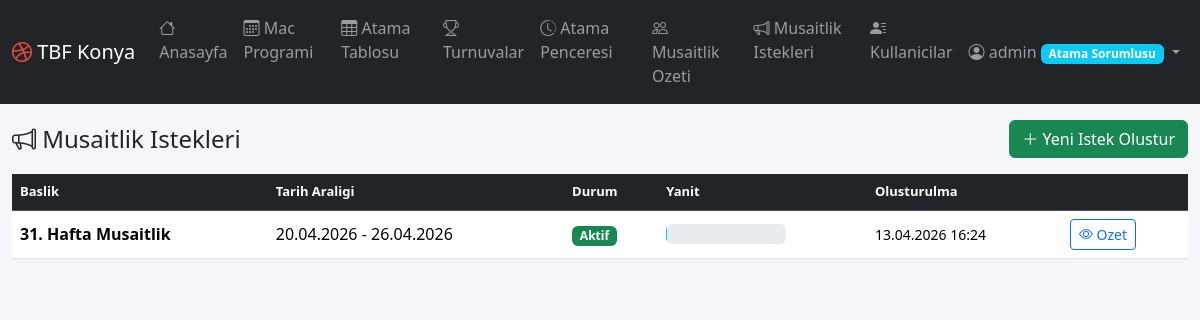
/musaitlik/istek/ (signed in), run on the app's committed database.
### core/models.py (models this page shows, shortened)
class UserProfile(models.Model):
    ROLE_CHOICES = [
        ('hakem', 'Hakem'),
        ('masa_gorevlisi', 'Masa Gorevlisi'),
        ('gozlemci', 'Gozlemci'),
        ('atama_sorumlusu', 'Atama Sorumlusu'),
        ('il_temsilcisi', 'Il Temsilcisi'),
    ]
    CLASSIFICATION_CHOICES = [
        ('A', 'A Klasman'),
        ('B', 'B Klasman'),
        ('C', 'C Klasman'),
        ('il', 'Il Hakemi'),
        ('aday', 'Aday Hakem'),
        ('', 'Belirsiz'),
    ]
    CLASSIFICATION_ORDER = {'A': 0, 'B': 1, 'C': 2, 'il': 3, 'aday': 4, '': 5}
    user = models.OneToOneField(User, on_delete=models.CASCADE, related_name='profile')
    role = models.CharField(max_length=20, choices=ROLE_CHOICES)
    phone = models.CharField(max_length=20, blank=True)
    is_active_official = models.BooleanField(default=True)
    classification = models.CharField(
        max_length=10, blank=True, choices=CLASSIFICATION_CHOICES,
        verbose_name='Klasman', help_text='Sadece hakemler icin gecerlidir'
    )
    class Meta:
        verbose_name = 'Kullanici Profili'
        verbose_name_plural = 'Kullanici Profilleri'

class AvailabilityRequest(models.Model):
    title = models.CharField(max_length=200, verbose_name='Baslik')
    description = models.TextField(blank=True, verbose_name='Aciklama')
    start_date = models.DateField(null=True, blank=True, verbose_name='Baslangic Tarihi')
    end_date = models.DateField(null=True, blank=True, verbose_name='Bitis Tarihi')
    specific_dates = models.TextField(
        blank=True,
        verbose_name='Secilen Gunler',
        help_text='Virgul ile ayrilmis ISO tarihler: 2026-04-03,2026-04-06'
    )
    target_roles = models.CharField(
        max_length=100, default='hakem,masa_gorevlisi,gozlemci',
        help_text='Virgul ile ayrilmis roller'
    )
    is_active = models.BooleanField(default=True)
    created_by = models.ForeignKey(User, on_delete=models.SET_NULL, null=True, blank=True)
    created_at = models.DateTimeField(auto_now_add=True)
    deadline = models.DateTimeField(null=True, blank=True, verbose_name='Son Bildirim Tarihi')
    class Meta:
        verbose_name = 'Musaitlik Istegi'
        verbose_name_plural = 'Musaitlik Istekleri'
        ordering = ['-created_at']
    @property
    def date_list(self):
        from datetime import date as date_cls
        if self.start_date and self.end_date:
            from datetime import timedelta
            dates = []
            d = self.start_date
            while d <= self.end_date:
                dates.append(d)
                d += timedelta(days=1)
            return dates
        return []
    @property
    def target_role_list(self):
        return [r.strip() for r in self.target_roles.split(',') if r.strip()]
    def get_response_count(self):
        roles = self.target_role_list
        total = UserProfile.objects.filter(role__in=roles, is_active_official=True).count()
        dates = self.date_list
        if not dates:
            return 0, total
        responded = Availability.objects.filter(
            date__in=dates,
            user__role__in=roles,
            user__is_active_official=True
        ).values('user').distinct().count()
        return responded, total

### core/views.py (the view)
# urls.py: path('musaitlik/istek/', views.availability_request_list, name='availability_request_list'),
@login_required
def availability_request_list(request):
    profile = _get_profile(request)
    if not _is_admin(profile):
        return redirect('core:dashboard')
    requests_list = AvailabilityRequest.objects.all()[:20]
    req_data = []
    for req in requests_list:
        responded, total = req.get_response_count()
        req_data.append({'request': req, 'responded': responded, 'total': total})
    context = {'req_data': req_data}
    return render(request, 'core/availability_request_list.html', context)

### core/views.py (called while the page is built)
def _get_profile(request):
    profile = getattr(request.user, 'profile', None)
    if not profile:
        profile = UserProfile.objects.create(user=request.user, role='hakem')
    return profile

def _is_admin(profile):
    return profile.role in ('atama_sorumlusu', 'il_temsilcisi')

### core/templates/core/availability_request_list.html (shortened to what this page needs)
{% extends "base.html" %}
{% block content %}
<div class="d-flex justify-content-between align-items-center mb-3">
    <h4 class="mb-0"><i class="bi bi-megaphone"></i> Musaitlik Istekleri</h4>
    <a href="{% url 'core:availability_request_create' %}" class="btn btn-success">
        <i class="bi bi-plus-lg"></i> Yeni Istek Olustur
    </a>
</div>
{% if req_data %}
<div class="table-responsive">
    <table class="table table-hover">
        <thead class="table-dark">
            <tr>
                <th>Baslik</th>
                <th>Tarih Araligi</th>
                <th>Durum</th>
                <th>Yanit</th>
                <th>Olusturulma</th>
                <th></th>
            </tr>
        </thead>
        <tbody>
            {% for item in req_data %}
            <tr>
                <td>
                    <strong>{{ item.request.title }}</strong>
                </td>
                <td>{{ item.request.start_date|date:"d.m.Y" }} - {{ item.request.end_date|date:"d.m.Y" }}</td>
                <td>
                    {% if item.request.is_active %}
                        <span class="badge bg-success">Aktif</span>
                    {% else %}
                        <span class="badge bg-secondary">Kapali</span>
                    {% endif %}
                </td>
                <td>
                    <div class="progress" style="width:120px;height:20px;">
                        {% widthratio item.responded item.total 100 as pct %}
                    </div>
                </td>
                <td><small>{{ item.request.created_at|date:"d.m.Y H:i" }}</small></td>
                <td>
                    <a href="{% url 'core:availability_request_detail' item.request.pk %}" class="btn btn-sm btn-outline-primary">
                        <i class="bi bi-eye"></i> Ozet
                    </a>
                </td>
            </tr>
            {% endfor %}
        </tbody>
    </table>
</div>
{% else %}
<div class="alert alert-info">
    <i class="bi bi-info-circle"></i> Henuz musaitlik istegi olusturulmamis.
</div>
{% endif %}
{% endblock %}

### core/templates/base.html (shortened to what this page needs)
{% load static %}
<!DOCTYPE html>
<html lang="tr">
<head>
    <link href="https://cdn.jsdelivr.net/npm/bootstrap@5.3.2/dist/css/bootstrap.min.css" rel="stylesheet">
    <link href="https://cdn.jsdelivr.net/npm/bootstrap-icons@1.11.1/font/bootstrap-icons.css" rel="stylesheet">
    <link href="{% static 'css/style.css' %}" rel="stylesheet">
</head>
<body>
    {% if user.is_authenticated %}
    <nav class="navbar navbar-expand-lg navbar-dark bg-dark">
        <div class="container-fluid">
            <a class="navbar-brand" href="{% url 'core:dashboard' %}">
                <i class="bi bi-dribbble"></i> TBF Konya
            </a>
            <div class="collapse navbar-collapse" id="navbarNav">
                <ul class="navbar-nav me-auto">
                    <li class="nav-item">
                        <a class="nav-link" href="{% url 'core:dashboard' %}">
                            <i class="bi bi-house"></i> Anasayfa
                        </a>
                    </li>
                    <li class="nav-item">
                        <a class="nav-link" href="{% url 'core:match_schedule' %}">
                            <i class="bi bi-calendar3"></i> Mac Programi
                        </a>
                    </li>
                    {% if user.profile.role == 'atama_sorumlusu' or user.profile.role == 'il_temsilcisi' %}
                    <li class="nav-item">
                        <a class="nav-link" href="{% url 'core:assignment_sheet' %}">
                            <i class="bi bi-table"></i> Atama Tablosu
                        </a>
                    </li>
                    <li class="nav-item">
                        <a class="nav-link" href="{% url 'core:tournament_list' %}">
                            <i class="bi bi-trophy"></i> Turnuvalar
                        </a>
                    </li>
                    <li class="nav-item">
                        <a class="nav-link" href="{% url 'core:assignment_window_list' %}">
                            <i class="bi bi-clock-history"></i> Atama Penceresi
                        </a>
                    </li>
                    <li class="nav-item">
                        <a class="nav-link" href="{% url 'core:availability_summary' %}">
                            <i class="bi bi-people"></i> Musaitlik Ozeti
                        </a>
                    </li>
                    <li class="nav-item">
                        <a class="nav-link" href="{% url 'core:availability_request_list' %}">
                            <i class="bi bi-megaphone"></i> Musaitlik Istekleri
                        </a>
                    </li>
                    <li class="nav-item">
                        <a class="nav-link" href="{% url 'core:user_list' %}">
                            <i class="bi bi-person-lines-fill"></i> Kullanicilar
                        </a>
                    </li>
                    {% endif %}
                </ul>
                <ul class="navbar-nav">
                    <li class="nav-item dropdown">
                        <a class="nav-link dropdown-toggle" href="#" data-bs-toggle="dropdown">
                            <i class="bi bi-person-circle"></i>
                            {{ user.get_full_name|default:user.username }}
                            <span class="badge bg-info">{{ user.profile.get_role_display }}</span>
                        </a>
                    </li>
                </ul>
            </div>
        </div>
    </nav>
    {% endif %}
    <main class="{% block main_class %}container-fluid mt-3{% endblock %}">
        {% block content %}{% endblock %}
    </main>
</body>
</html>

### core/static/css/style.css (style rules this page uses)
body { font-family: 'Segoe UI', Tahoma, Geneva, Verdana, sans-serif; background: #f5f6fa; }
.navbar-brand i { color: #e74c3c; }
.table th { font-size: 13px; }
.table td { vertical-align: middle; }

### data on the page
AvailabilityRequest: request "31. Hafta Musaitlik", request.start_date "20.04.2026", request.end_date "26.04.2026", is_active "Aktif", request.created_at "13.04.2026 16:24"

### other printed values
{{ user.get_full_name|default:user.username }} "admin"
{{ user.profile.get_role_display }} "Atama Sorumlusu"
